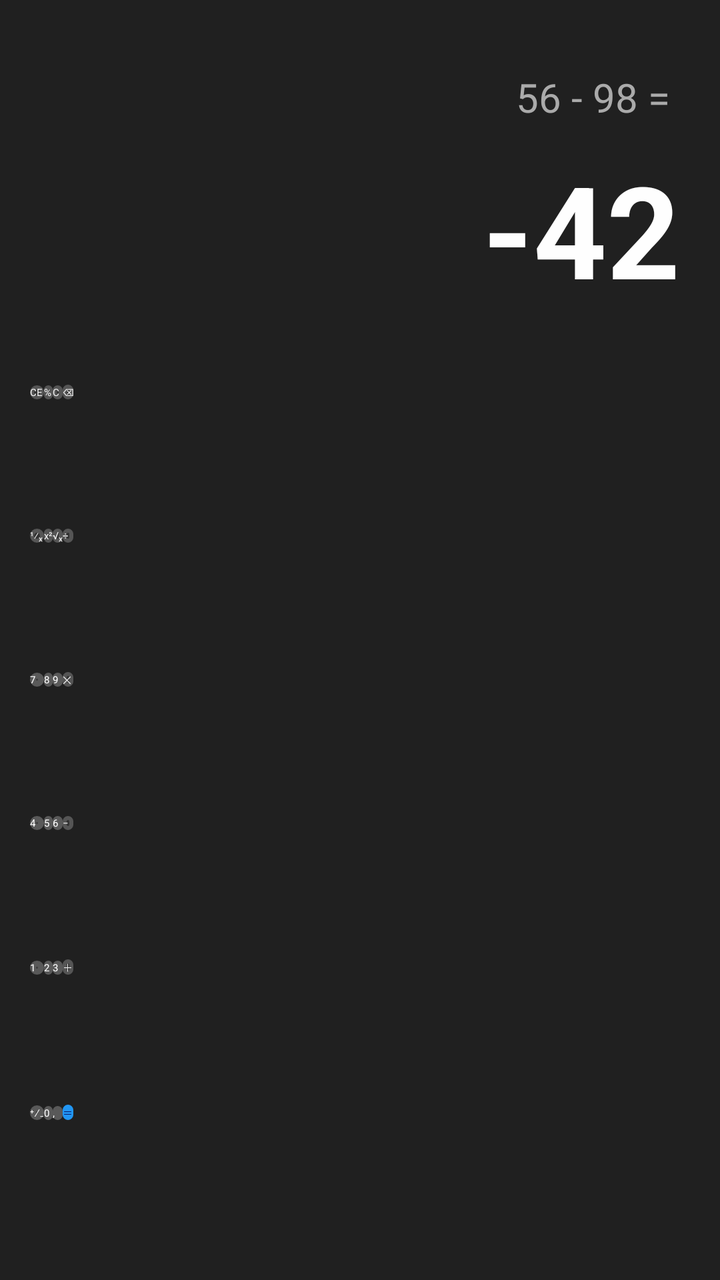
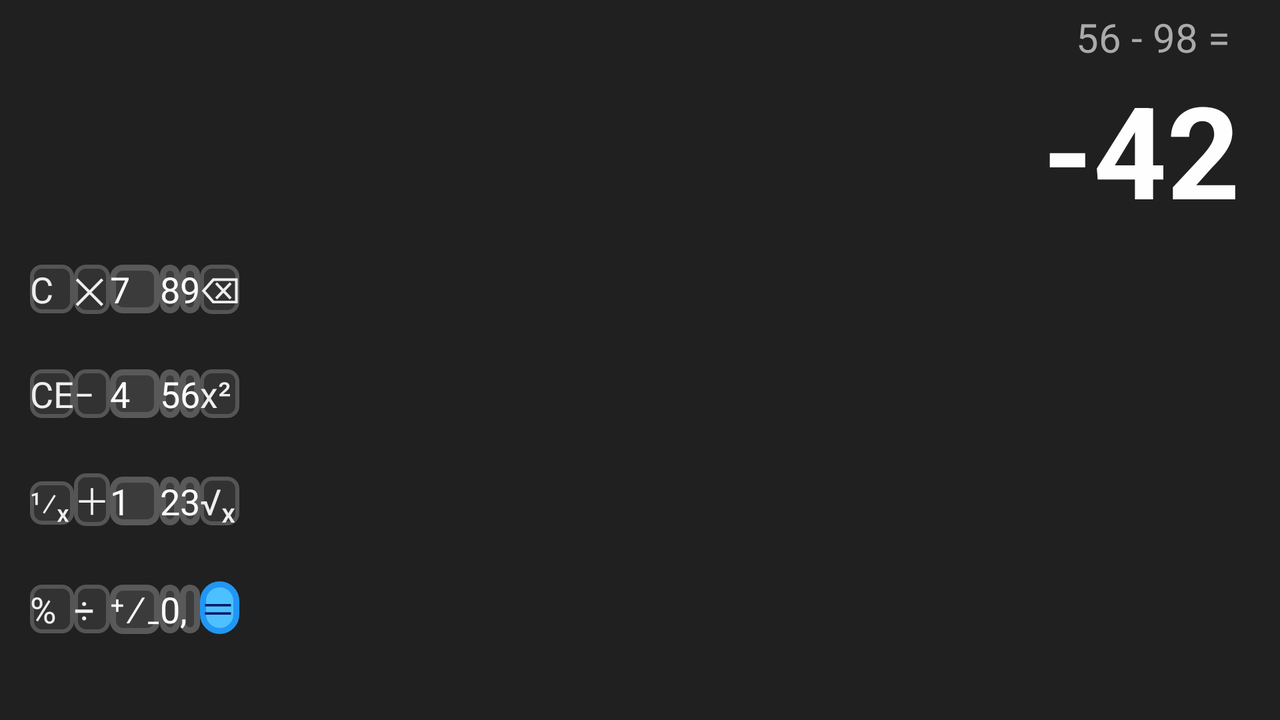

The same Android screen from two of the app's own layout files: first res/layout/ as a phone draws it, then the repository's variant for another configuration, drawn on a device whose configuration selects that folder. Both files follow.
<!-- AndroidManifest.xml: application theme Theme.FirstProject -->
<!-- res/layout/activity_calc.xml -->
<?xml version="1.0" encoding="utf-8"?>
<LinearLayout
    xmlns:android="http://schemas.android.com/apk/res/android"
    xmlns:app="http://schemas.android.com/apk/res-auto"
    xmlns:tools="http://schemas.android.com/tools"
    android:layout_width="match_parent"
    android:layout_height="match_parent"
    tools:context=".CalcActivity"
    android:orientation="vertical"
    android:background="@color/calc_layout_bg">

    <TextView
        android:id="@+id/tvHistory"
        android:layout_width="match_parent"
        android:layout_height="wrap_content"
        android:gravity="end"
        android:layout_marginEnd="25dp"
        android:layout_marginTop="35dp"
        android:textSize="20sp"
        android:textColor="@color/calc_history_text"
        tools:text="56 - 98 =" />

    <TextView
        android:id="@+id/tvResult"
        android:layout_width="match_parent"
        android:layout_height="wrap_content"
        android:layout_marginEnd="20dp"
        android:layout_marginTop="10dp"
        android:layout_marginBottom="20dp"
        android:gravity="end"
        android:textSize="64sp"
        android:textStyle="bold"
        android:textColor="@color/calc_result_text"
        tools:text="-42" />

    <TableLayout
        android:layout_width="match_parent"
        android:layout_height="match_parent"
        android:layout_marginHorizontal="15dp"
        android:layout_marginVertical="15dp">

        <TableRow
            android:layout_width="match_parent"
            android:layout_height="0dp"
            android:layout_weight="1">

            <Button
                android:id="@+id/button_clear_e"
                style="@style/FnCalcButton"
                android:text="@string/btn_calc_clearE" />

            <Button
                android:id="@+id/button_percent"
                style="@style/FnCalcButton"
                android:text="@string/btn_percent_text" />

            <Button
                android:id="@+id/button_clear_all"
                style="@style/FnCalcButton"
                android:text="@string/btn_calc_clearAll" />
            <Button
                android:id="@+id/button_backspace"
                style="@style/FnCalcButton"
                android:text="@string/btn_calc_backspace" />
        </TableRow>

        <TableRow
            android:layout_width="match_parent"
            android:layout_height="0dp"
            android:layout_weight="1">

            <Button
                android:id="@+id/button_inverse"
                style="@style/FnCalcButton"
                android:text="@string/btn_calc_inverse" />
            <Button
                android:id="@+id/button_squared"
                style="@style/FnCalcButton"
                android:text="@string/btn_calc_square" />
            <Button
                android:id="@+id/button_sqrt"
                style="@style/FnCalcButton"
                android:text="@string/btn_calc_sqrt" />
            <Button
                android:id="@+id/button_divide"
                style="@style/FnCalcButton"
                android:text="@string/btn_calc_divide" />
        </TableRow>

        <TableRow
            android:layout_width="match_parent"
            android:layout_height="0dp"
            android:layout_weight="1" >

            <Button
                android:id="@+id/button_digit_7"
                style="@style/DigitCalcButton"
                android:text="@string/btn_calc_7" />
            <Button
                android:id="@+id/button_digit_8"
                style="@style/DigitCalcButton"
                android:text="@string/btn_calc_8" />
            <Button
                android:id="@+id/button_digit_9"
                style="@style/DigitCalcButton"
                android:text="@string/btn_calc_9" />
            <Button
                android:id="@+id/button_multiply"
                style="@style/FnCalcButton"
                android:text="@string/btn_calc_multiplication" />
        </TableRow>

        <TableRow
            android:layout_width="match_parent"
            android:layout_height="0dp"
            android:layout_weight="1" >

            <Button
                android:id="@+id/button_digit_4"
                style="@style/DigitCalcButton"
                android:text="@string/btn_calc_4" />
            <Button
                android:id="@+id/button_digit_5"
                style="@style/DigitCalcButton"
                android:text="@string/btn_calc_5" />
            <Button
                android:id="@+id/button_digit_6"
                style="@style/DigitCalcButton"
                android:text="@string/btn_calc_6" />
            <Button
                android:id="@+id/button_minus"
                style="@style/FnCalcButton"
                android:text="@string/btn_calc_minus" />
        </TableRow>

        <TableRow
            android:layout_width="match_parent"
            android:layout_height="0dp"
            android:layout_weight="1" >

            <Button
                android:id="@+id/button_digit_1"
                style="@style/DigitCalcButton"
                android:text="@string/btn_calc_1" />
            <Button
                android:id="@+id/button_digit_2"
                style="@style/DigitCalcButton"
                android:text="@string/btn_calc_2" />
            <Button
                android:id="@+id/button_digit_3"
                style="@style/DigitCalcButton"
                android:text="@string/btn_calc_3" />
            <Button
                android:id="@+id/button_plus"
                style="@style/FnCalcButton"
                android:text="@string/btn_calc_plus" />
        </TableRow>

        <TableRow
            android:layout_width="match_parent"
            android:layout_height="0dp"
            android:layout_weight="1" >

            <Button
                android:id="@+id/button_plus_minus"
                style="@style/DigitCalcButton"
                android:text="@string/btn_calc_plus_minus" />
            <Button
                android:id="@+id/button_digit_0"
                style="@style/DigitCalcButton"
                android:text="@string/btn_calc_0" />
            <Button
                android:id="@+id/button_comma"
                style="@style/DigitCalcButton"
                android:text="@string/btn_calc_comma" />
            <Button
                android:id="@+id/button_equal"
                style="@style/EqualCalcButton"
                android:text="@string/btn_calc_equal" />
        </TableRow>
    </TableLayout>

</LinearLayout>
<!-- resources referenced by this layout -->
<resources>
  <color name="calc_history_text">#AAAAAA</color>
  <color name="calc_layout_bg">#202020</color>
  <color name="calc_result_text">#FEFEFE</color>
  <string name="btn_calc_0">0</string>
  <string name="btn_calc_1">1</string>
  <string name="btn_calc_2">2</string>
  <string name="btn_calc_3">3</string>
  <string name="btn_calc_4">4</string>
  <string name="btn_calc_5">5</string>
  <string name="btn_calc_6">6</string>
  <string name="btn_calc_7">7</string>
  <string name="btn_calc_8">8</string>
  <string name="btn_calc_9">9</string>
  <string name="btn_calc_backspace">\u232B</string>
  <string name="btn_calc_clearAll">C</string>
  <string name="btn_calc_clearE">CE</string>
  <string name="btn_calc_comma">,</string>
  <string name="btn_calc_divide">\u00F7</string>
  <string name="btn_calc_equal">\uFF1D</string>
  <string name="btn_calc_inverse">\u00b9\u2044\u2093</string>
  <string name="btn_calc_minus">\u2212</string>
  <string name="btn_calc_multiplication">\u2715</string>
  <string name="btn_calc_plus">\uFF0B</string>
  <string name="btn_calc_plus_minus">\u207A\u2215\u208B</string>
  <string name="btn_calc_sqrt">\u221A\u2093</string>
  <string name="btn_calc_square">x\u00B2</string>
  <string name="btn_percent_text">%</string>
  <style name="DigitCalcButton" parent="CalcButton">
          <item name="android:background">@drawable/calc_btn_digit_shape</item>
          <item name="android:textColor">@color/calc_btn_digit_text</item>
      </style>
  <style name="EqualCalcButton" parent="CalcButton">
          <item name="android:background">@drawable/calc_btn_equal_shape</item>
          <item name="android:textColor">@color/calc_btn_equal_text</item>
      </style>
  <style name="FnCalcButton" parent="CalcButton">
          <item name="android:background">@drawable/calc_btn_fn_shape</item>
          <item name="android:textColor">@color/calc_btn_fn_text</item>
      </style>
  <style name="CalcButton" parent="TextAppearance.AppCompat">
          <item name="android:layout_width">0dp</item>
          <item name="android:layout_weight">1</item>
          <item name="android:layout_height">match_parent</item>
          <item name="android:layout_margin">3dp</item>
          <item name="android:textSize">24sp</item>
          <item name="backgroundTint">@null</item>
      </style>
  <!-- drawable calc_btn_digit_shape (drawable) -->
  <?xml version="1.0" encoding="utf-8"?>
  <shape xmlns:android="http://schemas.android.com/apk/res/android"
      android:shape="rectangle">
  
      <corners
          android:radius="5dp"/>
  
      <stroke
          android:color="@color/calc_btn_digit_border"
          android:width="3dp" />
  
      <solid
          android:color="@color/calc_btn_digit_bg"/>
  </shape>
  <color name="calc_btn_digit_text">#FAFAFA</color>
  <!-- drawable calc_btn_equal_shape (drawable) -->
  <?xml version="1.0" encoding="utf-8"?>
  <shape xmlns:android="http://schemas.android.com/apk/res/android"
      android:shape="rectangle">
  
      <corners
          android:radius="10dp"/>
  
      <stroke
          android:color="@color/calc_btn_equal_border"
          android:width="3dp" />
  
      <solid
          android:color="@color/calc_btn_equal_bg"/>
  
  </shape>
  <color name="calc_btn_equal_text">#0A1968</color>
  <!-- drawable calc_btn_fn_shape (drawable) -->
  <?xml version="1.0" encoding="utf-8"?>
  <shape xmlns:android="http://schemas.android.com/apk/res/android"
      android:shape="rectangle">
  
      <corners
          android:radius="5dp"/>
  
      <stroke
          android:color="@color/calc_btn_fn_border"
          android:width="2dp" />
  
      <solid
          android:color="@color/calc_btn_fn_bg"/>
  </shape>
  <color name="calc_btn_fn_text">#EEEEEE</color>
  <color name="calc_btn_digit_border">#595959</color>
  <color name="calc_btn_digit_bg">#3B3B3B</color>
  <color name="calc_btn_equal_border">#2196F3</color>
  <color name="calc_btn_equal_bg">#4CC1FE</color>
  <color name="calc_btn_fn_border">#555555</color>
  <color name="calc_btn_fn_bg">#323232</color>
</resources>
<!-- res/layout-land/activity_calc.xml (the repository's variant of the layout above) -->
<!-- drawn on the phone turned sideways -->
<?xml version="1.0" encoding="utf-8"?>
<LinearLayout
    xmlns:android="http://schemas.android.com/apk/res/android"
    xmlns:app="http://schemas.android.com/apk/res-auto"
    xmlns:tools="http://schemas.android.com/tools"
    android:layout_width="match_parent"
    android:layout_height="match_parent"
    android:orientation="vertical"
    tools:context=".CalcActivity"
    android:background="@color/calc_layout_bg">

    <TextView
        android:id="@+id/tvHistory"
        android:layout_width="match_parent"
        android:layout_height="wrap_content"
        android:gravity="end"
        android:layout_marginEnd="25dp"
        android:layout_marginTop="5dp"
        android:textSize="20sp"
        android:textColor="@color/calc_history_text"
        tools:text="56 - 98 =" />

    <TextView
        android:id="@+id/tvResult"
        android:layout_width="match_parent"
        android:layout_height="wrap_content"
        android:layout_marginEnd="20dp"
        android:layout_marginTop="0dp"
        android:layout_marginBottom="0dp"
        android:gravity="end"
        android:textSize="64sp"
        android:textStyle="bold"
        android:textColor="@color/calc_result_text"
        tools:text="-42" />

    <TableLayout
        android:layout_width="match_parent"
        android:layout_height="match_parent"
        android:layout_marginHorizontal="15dp"
        android:layout_marginVertical="15dp">
        <TableRow
            android:layout_width="match_parent"
            android:layout_height="0dp"
            android:layout_weight="1" >
            <Button
                android:id="@+id/button_clear_all"
                style="@style/FnCalcButton"
                android:text="@string/btn_calc_clearAll"
                android:textSize="18dp"/>
            <Button
                android:id="@+id/button_multiply"
                style="@style/FnCalcButton"
                android:text="@string/btn_calc_multiplication"
                android:textSize="18dp"/>
            <Button
                android:id="@+id/button_digit_7"
                style="@style/DigitCalcButton"
                android:text="@string/btn_calc_7"
                android:textSize="18dp"/>
            <Button
                android:id="@+id/button_digit_8"
                style="@style/DigitCalcButton"
                android:text="@string/btn_calc_8"
                android:textSize="18dp"/>
            <Button
                android:id="@+id/button_digit_9"
                style="@style/DigitCalcButton"
                android:text="@string/btn_calc_9"
                android:textSize="18dp"/>
            <Button
                android:id="@+id/button_backspace"
                style="@style/FnCalcButton"
                android:text="@string/btn_calc_backspace"
                android:textSize="18dp"/>
        </TableRow>

        <TableRow
            android:layout_width="match_parent"
            android:layout_height="0dp"
            android:layout_weight="1" >
            <Button
                android:id="@+id/button_clear_e"
                style="@style/FnCalcButton"
                android:text="@string/btn_calc_clearE"
                android:textSize="18dp"/>
            <Button
                android:id="@+id/button_minus"
                style="@style/FnCalcButton"
                android:text="@string/btn_calc_minus"
                android:textSize="18dp"/>
            <Button
                android:id="@+id/button_digit_4"
                style="@style/DigitCalcButton"
                android:text="@string/btn_calc_4"
                android:textSize="18dp"/>
            <Button
                android:id="@+id/button_digit_5"
                style="@style/DigitCalcButton"
                android:text="@string/btn_calc_5"
                android:textSize="18dp"/>
            <Button
                android:id="@+id/button_digit_6"
                style="@style/DigitCalcButton"
                android:text="@string/btn_calc_6"
                android:textSize="18dp"/>
            <Button
                android:id="@+id/button_squared"
                style="@style/FnCalcButton"
                android:text="@string/btn_calc_square"
                android:textSize="18dp"/>
        </TableRow>

        <TableRow
            android:layout_width="match_parent"
            android:layout_height="0dp"
            android:layout_weight="1" >
            <Button
                android:id="@+id/button_inverse"
                style="@style/FnCalcButton"
                android:text="@string/btn_calc_inverse"
                android:textSize="16dp"/>
            <Button
                android:id="@+id/button_plus"
                style="@style/FnCalcButton"
                android:text="@string/btn_calc_plus"
                android:textSize="18dp"/>
            <Button
                android:id="@+id/button_digit_1"
                style="@style/DigitCalcButton"
                android:text="@string/btn_calc_1"
                android:textSize="18dp"/>
            <Button
                android:id="@+id/button_digit_2"
                style="@style/DigitCalcButton"
                android:text="@string/btn_calc_2"
                android:textSize="18dp"/>
            <Button
                android:id="@+id/button_digit_3"
                style="@style/DigitCalcButton"
                android:text="@string/btn_calc_3"
                android:textSize="18dp"/>
            <Button
                android:id="@+id/button_sqrt"
                style="@style/FnCalcButton"
                android:text="@string/btn_calc_sqrt"
                android:textSize="18dp"/>
        </TableRow>

        <TableRow
            android:layout_width="match_parent"
            android:layout_height="0dp"
            android:layout_weight="1" >

            <Button
                android:id="@+id/button_percent"
                style="@style/FnCalcButton"
                android:text="@string/btn_percent_text"
                android:textSize="18dp"/>
            <Button
                android:id="@+id/button_divide"
                style="@style/FnCalcButton"
                android:text="@string/btn_calc_divide"
                android:textSize="18dp"/>
            <Button
                android:id="@+id/button_plus_minus"
                style="@style/DigitCalcButton"
                android:text="@string/btn_calc_plus_minus"
                android:textSize="18dp"/>
            <Button
                android:id="@+id/button_digit_0"
                style="@style/DigitCalcButton"
                android:text="@string/btn_calc_0"
                android:textSize="18dp"/>
            <Button
                android:id="@+id/button_comma"
                style="@style/DigitCalcButton"
                android:text="@string/btn_calc_comma"
                android:textSize="18dp"/>
            <Button
                android:id="@+id/button_equal"
                style="@style/EqualCalcButton"
                android:text="@string/btn_calc_equal"
                android:textSize="18dp"/>
        </TableRow>
    </TableLayout>
</LinearLayout>
